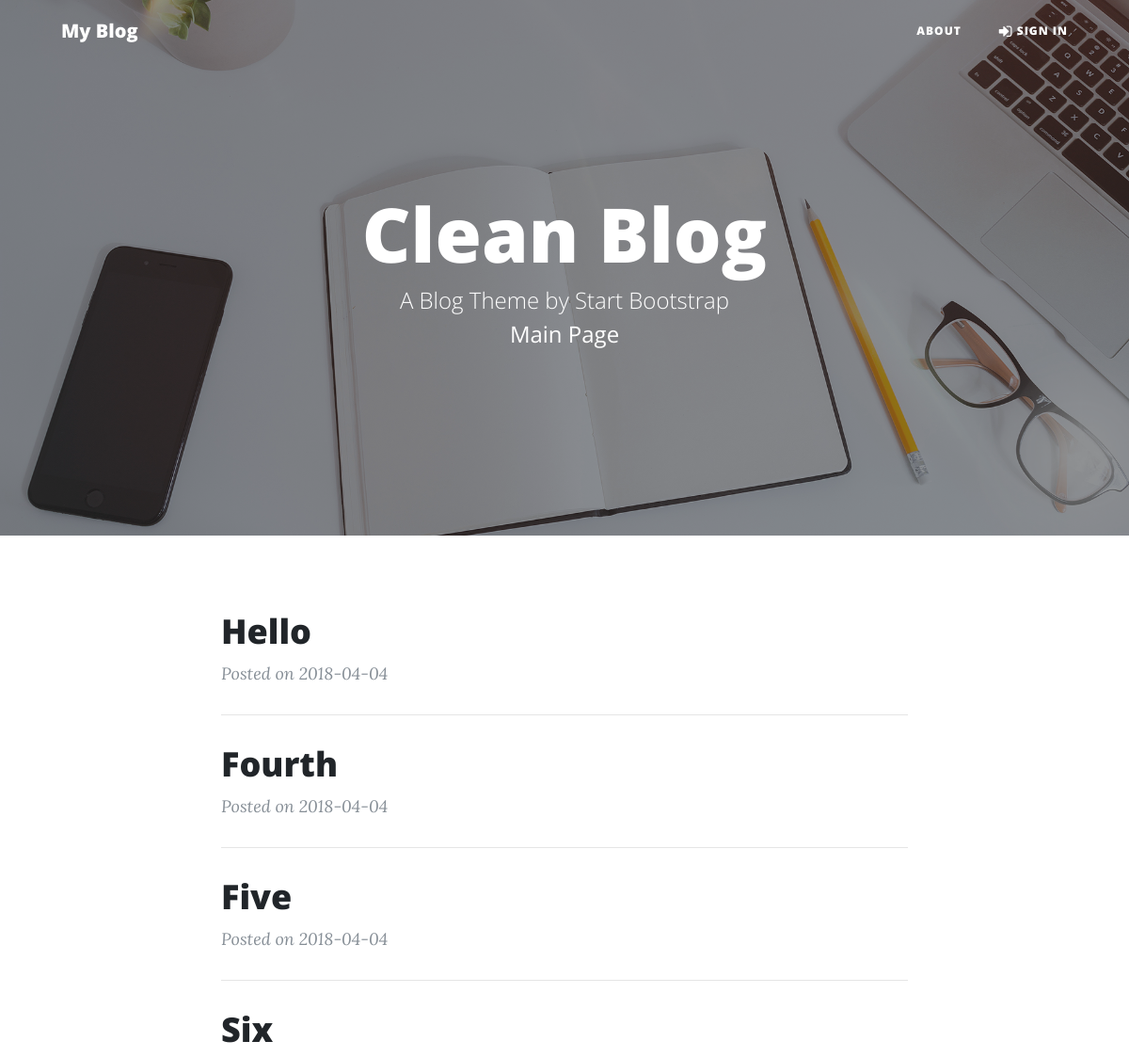
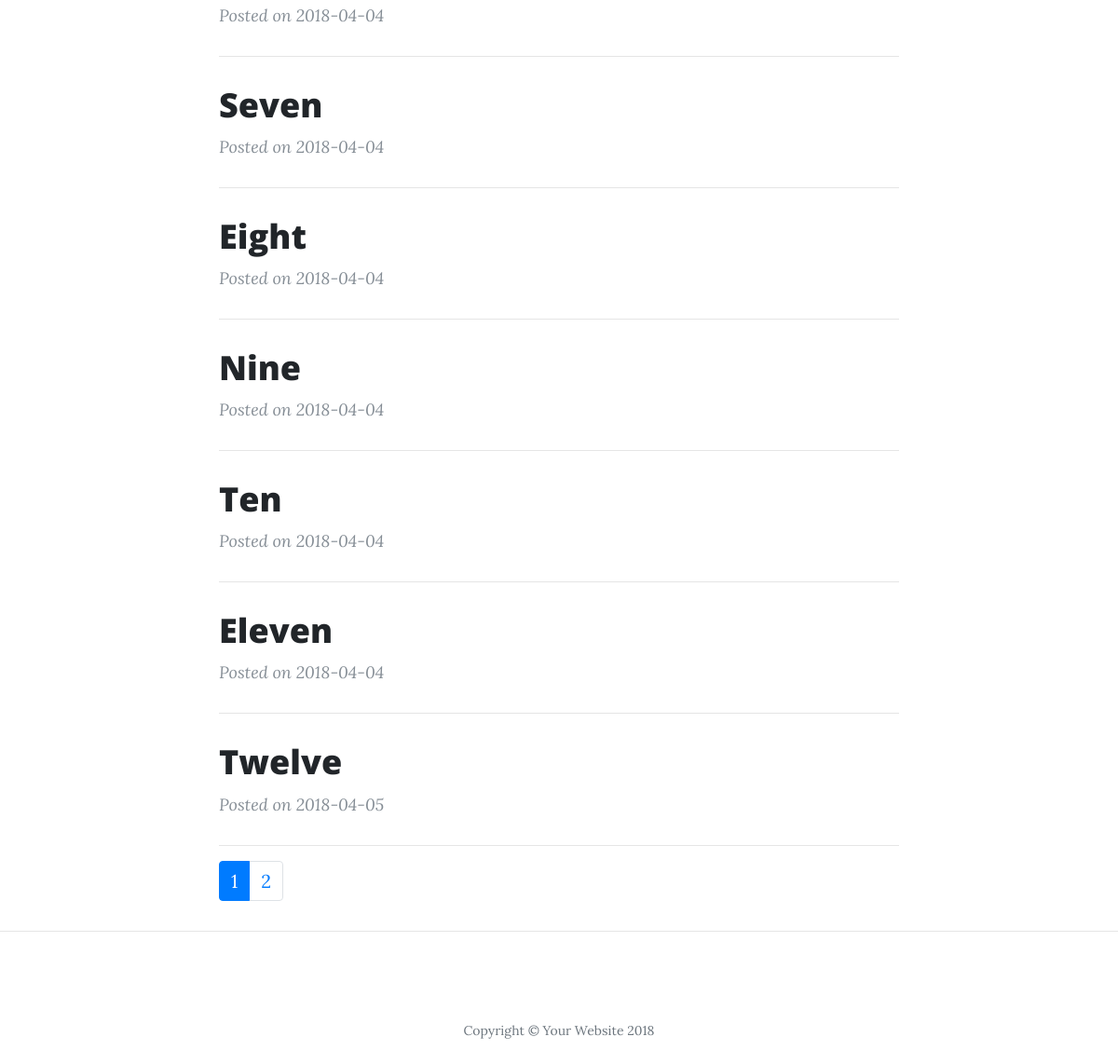
The page / on the database its author committed (2 pictures, top to bottom).
### tables this page shows
CREATE TABLE `posts` (
  `id` int(11) NOT NULL COMMENT 'Post id.',
  `title` varchar(250) NOT NULL COMMENT 'Post title',
  `machine_name` varchar(250) NOT NULL COMMENT 'Machine representation of title.',
  `text` mediumtext NOT NULL COMMENT 'Post text',
  `date` int(11) NOT NULL COMMENT 'Date in UNIX datestamp format.',
  `token` varchar(20) NOT NULL COMMENT 'Unique token.'
);

### controllers/MainController.php (called while the page is built, shortened)
<?php
class MainController extends Controller
{
    public function indexAction()
    {
        $service = ServiceFactory::createServiceByName('post');
        if (isset($this->route['page']) && isset($this->route['page']) > 0) {
            $activePage = $this->route['page'];
            $result     = $service->getPostsByPagination($activePage,
                self::POSTS_ON_PAGE);
        } else {
            $activePage = 0;
            $result     = $service->getPostsByPagination($activePage,
                self::POSTS_ON_PAGE);
        }
        $pagination = new Pagination($activePage, $service->getCountOfRows(),
            self::POSTS_ON_PAGE);
        $html = $pagination->getHtml();
        $this->view->render('Main Page',
            ['posts' => $result, 'pagination' => $html]);
    }
}

### core/bootstrap.php (called while the page is built, shortened)
<?php
function appStartUp()
{
    Router::getInstance()->run();
}

### index.php (called while the page is built, shortened)
<?php
appStartUp();

### core/database/DataBaseConfig.php (called while the page is built, shortened)
<?php
class DataBaseConfig
{
    private static $user = 'test';
    private static $password = '';
    private static $config = [];
    public static function getConfigString()
    {
        if (empty(self::$config)) {
            echo 'DB config is empty';
        } else {
            return self::$config['db_type'] . ':host='
                   . self::$config['db_host']
                   . ';dbname=' . self::$config['db_name'];
        }
    }
    public static function parseConfig($config)
    {
        self::$user     = $config['db_user'] ?? self::$user;
        self::$password = $config['db_password'] ?? self::$password;
    }
    public static function setConfig($config)
    {
        self::$config = $config;
    }
    public static function getUser(): string
    {
        return self::$user;
    }
    public static function getPassword(): string
    {
        return self::$password;
    }
}

### core/database/MySqlDataBaseProvider.php (called while the page is built, shortened)
<?php
class MySqlDataBaseProvider implements DataBaseProvider
{
    public static function getConnection()
    {
        return new PDO(DataBaseConfig::getConfigString(),
                DataBaseConfig::getUser(), DataBaseConfig::getPassword());
    }
}

### core/database/Repository.php (called while the page is built, shortened)
<?php
abstract class Repository
{
    protected $instanceConfig;
    protected static $config;
    public function __construct($name)
    {
        $this->instanceConfig = self::$config[$name];
    }
    public static function setConfig($config)
    {
        self::$config = $config;
    }
    protected function getConnection()
    {
        return MySqlDataBaseProvider::getConnection();
    }
    public function getAllRowsCertainFieldsFromTable(
        $fields,
        $from = 0,
        $limit = 0
    ) {
        $fieldsStr = implode($fields, ', ');
        $query = 'SELECT ' . $fieldsStr . ' FROM '
                 . $this->instanceConfig['base_table'];
        if ($from > 0 && $limit > 0) {
            $query .= ' LIMIT ' . $from . ', ' . $limit . ';';
        } elseif ($limit > 0) {
            $query .= ' LIMIT ' . $from . ', ' . $limit . ';';
        } else {
            $query .= ';';
        }
        $statement = $this->getConnection()->prepare($query);
        $statement->execute();
        $result = $statement->fetchAll(PDO::FETCH_ASSOC);
        return $result;
    }
    public function getRowsCount()
    {
        $query = 'SELECT COUNT(*) FROM ' . $this->instanceConfig['base_table']
                 . ';';
        return $this->getConnection()->query($query)->fetchColumn();
    }
}

### services/PostService.php (called while the page is built, shortened)
<?php
class PostService extends Service
{
    public function getPostsByPagination($from, $limit)
    {
        $fields = [
            'title',
            'machine_name',
            'date',
        ];
        $from = $from * $limit;
        $this->repository = self::loadRepository('post');
        $result
                          = $this->repository->getAllRowsCertainFieldsFromTable($fields,
            $from, $limit);
        return $result;
    }
    public function getCountOfRows()
    {
        $this->repository = self::loadRepository('post');
        return $this->repository->getRowsCount();
    }
}

### core/database/RepositoryFactory.php (called while the page is built, shortened)
<?php
class RepositoryFactory
{
    public static function createRepositoryByName($name)
    {
        $path = '\repository\\' . ucfirst($name) . 'Repository';
        if (class_exists($path)) {
            return new $path($name);
        } else {
            ErrorHandler::handleError(520,"$path not found.");
        }
        return null;
    }
}

### core/service/Service.php (called while the page is built, shortened)
<?php
abstract class Service
{
    public static function loadRepository($name)
    {
        return RepositoryFactory::createRepositoryByName($name);
    }
}

### core/service/ServiceFactory.php (called while the page is built, shortened)
<?php
class ServiceFactory
{
    public static function createServiceByName($name)
    {
        $path = '\services\\' . ucfirst($name) . 'Service';
        if (class_exists($path)) {
            return new $path($name);
        } else {
            ErrorHandler::handleError(520,"$path not found.");
        }
        return null;
    }
}

### resources/web/main/index.php (the view)
<header class="masthead" style="background-image: url('/resources/templates/default/img/home-bg.jpg')">
    <div class="overlay"></div>
    <div class="container">
        <div class="row">
            <div class="col-lg-8 col-md-10 mx-auto">
                <div class="site-heading">
                    <h1>Clean Blog</h1>
                    <span class="subheading">A Blog Theme by Start Bootstrap</b></span>
                    <span class="subheading"><b><?php echo $title; ?></b></span>
                </div>
            </div>
        </div>
    </div>
</header>
<div class="container">
    <div class="row">
        <div class="col-lg-8 col-md-10 mx-auto">
            <?php foreach ($posts as $post): ?>
            <div class="post-preview">
                <a href="/post/<?php echo $post['machine_name']?>">
                    <h2 class="post-title">
                    <?php echo $post['title']?>
                    </h2>
                </a>
                <p class="post-meta">Posted on
                    <?php echo $post['date']?>
                </p>
            </div>
            <hr>
            <?php endforeach; ?>
            <?php echo $pagination ?>
        </div>
    </div>
</div>

### core/Router.php (shortened to what this page needs)
<?php
class Router
{
    protected static $routes = [];
    protected $params = [];
    public static function configRoutes($routeConfig)
    {
        foreach ($routeConfig as $route => $param) {
            $route                = preg_replace('/{([a-z]+):([^\}]+)}/',
                '(?P<\1>\2)', $route);
            $route                = '#^' . $route . '$#';
            self::$routes[$route] = $param;
        }
    }
    public function match()
    {
        $url = trim($_SERVER['REQUEST_URI'], '/');
        foreach (self::$routes as $route => $params) {
            if (preg_match($route, $url, $matches)) {
                $this->params = $params;
                return true;
            }
        }
        return false;
    }
    public function run()
    {
        if ($this->match()) {
            $classController = ucfirst($this->params['controller'])
                               . 'Controller';
            $path            = '\controllers\\' . $classController;
            if (class_exists($path)) {
                $action = $this->params['action'] . 'Action';
                if (method_exists($path, $action)) {
                    $controllerInstance = new $path($this->params);
                    $controllerInstance->$action();
                } else {
                    $message = "Method $action() not exist in $path";
                    ErrorHandler::handleError(404, $message);
                }
            } else {
                $message = $path . ' not found';
                ErrorHandler::handleError(404, $message);
            }
        } else {
            ErrorHandler::handleError(404);
        }
    }
}

### core/Pagination.php (shortened to what this page needs)
<?php
class Pagination
{
    private $currentPage;
    private $rowsCount;
    private $postsOnPage;
    public function __construct($currentPage, $rowsCount, $postsOnPage)
    {
        $this->currentPage = $currentPage;
        $this->rowsCount   = $rowsCount;
        $this->postsOnPage = $postsOnPage;
    }
    public function getHtml()
    {
        $prefix = '<ul class="pagination pagination-primary">';
        $suffix = '</ul>';
        $linsList = $this->generatePaginationList();
        foreach ($linsList as $link) {
            $prefix .= $link;
        }
        return  $prefix . $suffix;
    }
    private function generatePaginationList()
    {
        $result     = [];
        $pagesCount = (int) $this->definePagesCount() ;
        for ($i = 0; $i <= $pagesCount; $i++) {
            $linkNumber = $i == 0 ? '' : $i;
            $pageNumber = $i + 1;
            $isActive   = $i == $this->currentPage ? $this->setActiveDay() : '';
            $pageLink   = '<a class="page-link" href="/' . $linkNumber . '">'
                          . $pageNumber . '</a>';
            $classes = 'page-item';
            $prefix  = '<li class="' . $classes . ' ' . $isActive . '"> ';
            $suffix  = ' </li> ';
            $result[] = $prefix . $pageLink . $suffix;
        }
        return $result;
    }
    private function definePagesCount()
    {
        if ($this->rowsCount < $this->postsOnPage) {
            return 0;
        } else {
            return $this->rowsCount / $this->postsOnPage;
        }
    }
    private
    function setActiveDay()
    {
        return 'active';
    }
}

### core/View.php (shortened to what this page needs)
<?php
class View
{
    private $path;
    private $template = '';
    public function __construct($route)
    {
        $this->path = $route['controller'] . '/' . $route['action'] . '.php';
    }
    function setTemplate($template = 'default')
    {
        $this->template = $template;
    }
    public function render($title, $vars = [])
    {
        $path = 'resources/web/' . $this->path;
        if (file_exists($path)) {
            require $path;
            $content = ob_get_clean();
            require "resources/templates/$this->template/$this->template.php";
        } else {
            $message = "Path: '$path' not found";
            self::renderError(404, $message);
        }
    }
}

### resources/templates/default/default.php (shortened to what this page needs)
<!DOCTYPE html>
<html lang="en">
<head>
    <link href="/resources/templates/libs/bootstrap/css/bootstrap.min.css"
          rel="stylesheet">
    <link href="/resources/templates/libs/font-awesome/css/font-awesome.min.css"
          rel="stylesheet" type="text/css">
    <link href="/resources/templates/default/css/clean-blog.min.css"
          rel="stylesheet">
</head>
<body>
<nav class="navbar navbar-expand-lg navbar-light fixed-top" id="mainNav">
    <div class="container">
        <a class="navbar-brand" href="/">My Blog</a>
        <div class="collapse navbar-collapse" id="navbarResponsive">
            <ul class="navbar-nav ml-auto">
                <li class="nav-item">
                    <a class="nav-link" href="/about">About</a>
                </li>
                <?php if ($_SESSION['role'] == 'unauthorized') : ?>
                    <li class="nav-item">
                        <a class="nav-link" href="/sign_in">
                            <i class="fa fa-lg fa-sign-in"></i> Sign in</a>
                    </li>
                <?php else : ?>
                    <li class="nav-item">
                        <a class="nav-link" href="/sign_out">Sing out <i class="fa fa-lg fa-sign-out"></i></a>
                    </li>
                <?php endif; ?>
            </ul>
        </div>
    </div>
</nav>
<?php echo $content ?>
<hr>
<footer>
    <div class="container">
        <div class="row">
            <div class="col-lg-8 col-md-10 mx-auto">
                <p class="copyright text-muted">Copyright &copy; Your Website
                    2018</p>
            </div>
        </div>
    </div>
</footer>
</body>
</html>

### rows shown on the page
posts: title "Hello", date "2018-04-04"
posts: title "Fourth", date "2018-04-04"
posts: title "Five", date "2018-04-04"
posts: title "Six", date "2018-04-04"
posts: title "Seven", date "2018-04-04"
posts: title "Eight", date "2018-04-04"
posts: title "Nine", date "2018-04-04"
posts: title "Ten", date "2018-04-04"
posts: title "Eleven", date "2018-04-04"
posts: title "Twelve", date "2018-04-05"

### other values the page prints
$title "Main Page"
$pageNumber "1 2"
